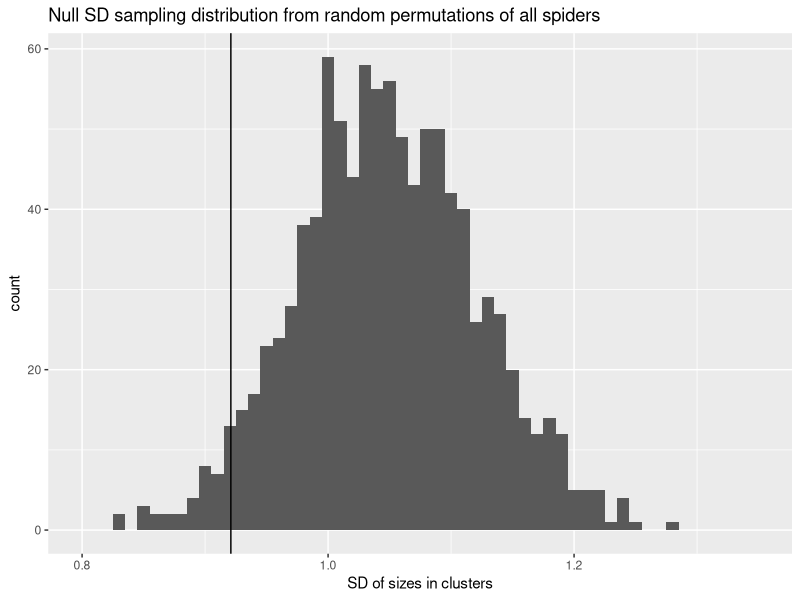
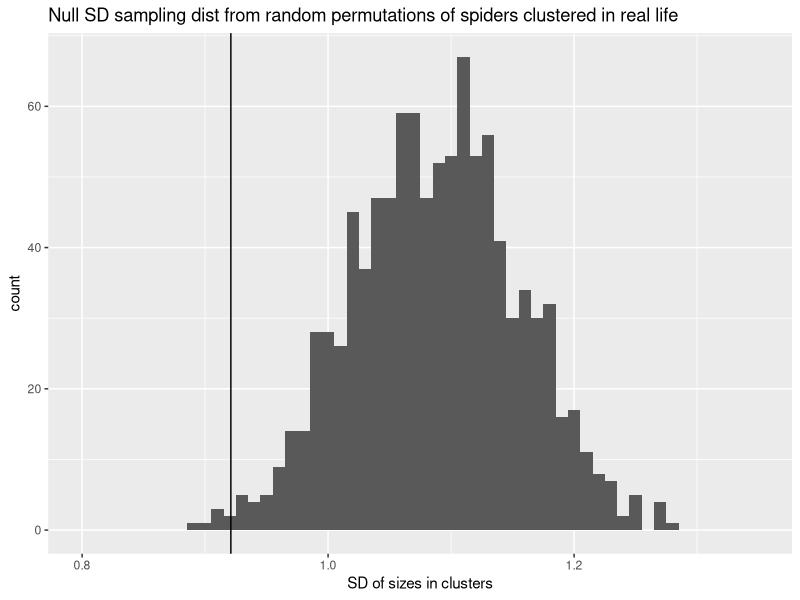

The R script that drew these images, in order:
## ---- chunk 1
knitr::opts_chunk$set(echo = TRUE)
## ---- chunk 2
require(dplyr)
require(ggplot2)
## ---- chunk 3
# CREATE NULL DISTRIBUTIONS of clusters of (1) all spiders and (2) spiders who clustered. Uses 2014 data.
# (1) all spiders can cluster
library(readxl)
library(backports)
library(dplyr)
library(ggplot2)
spiders <- read_excel("spiders.xlsx")



#ANALYSIS
# the actual clusters
clusters14 <- spiders %>%
  filter(Year == 2014)%>%  
  filter(grepl('C', WebID)) %>%
  group_by(WebID) %>%
  filter(!is.na(SpiderSizemm)) %>%
  summarise(meanSize = mean(SpiderSizemm), sdSize = sd(SpiderSizemm), maxSize = max(SpiderSizemm), minSize = min(SpiderSizemm))

meanActualsdSize = mean(clusters14$sdSize, na.rm=TRUE)  # 0.92 average SD of actual clusters


reps = 1000

nullDist <- c()

for(i in 1:reps){
  clusterStats <- spiders %>%
    filter(Year == 2014) %>%
    mutate(sizePerm = sample(SpiderSizemm, replace=FALSE)) %>%
    group_by(WebID) %>%
    filter(!is.na(SpiderSizemm)) %>%
    summarise(meanSize = mean(sizePerm), sdSize = sd(sizePerm), maxSize =
                max(sizePerm), minSize = min(sizePerm), sumSq = sum(sizePerm^2))
  meanNullsdSize = mean(clusterStats$sdSize, na.rm=TRUE) 
  nullDist <- c(nullDist, meanNullsdSize)
#  if (meanNullsdSize<meanActualsdSize) {
 #   nullDist = c(nullDist, 1)
  #}
}

# (2) only use spiders that originally clustered
nullDist2 <- c()

for(i in 1:reps){
  clusterStats <- spiders %>%
    filter(Year == 2014) %>%  
    filter(grepl('C', WebID)) %>%
    mutate(sizePerm = sample(SpiderSizemm, replace=FALSE)) %>%
    group_by(WebID) %>%
    filter(!is.na(SpiderSizemm)) %>%
    summarise(meanSize = mean(sizePerm), sdSize = sd(sizePerm), maxSize =
                max(sizePerm), minSize = min(sizePerm))
  meanNull1sdSize = mean(clusterStats$sdSize, na.rm=TRUE) 
  nullDist2 <- c(nullDist2, meanNull1sdSize)
 # if (meanNullsdSize>meanActualsdSize) {
  #  nullDist2 = c(nullDist2, 1)
  #}
}

nullDistdf <- data.frame(matrix(nrow = reps,ncol=3))
nullDistdf[,1] <- c(1:reps)
nullDistdf[,2] <- nullDist
nullDistdf[,3] <- nullDist2

ggplot(data=nullDistdf) + geom_histogram(aes(X2), binwidth=0.01) + labs(x = 'SD of sizes in clusters', title = 'Null SD sampling distribution from random permutations of all spiders') + coord_cartesian(xlim = c(0.8, 1.35)) + geom_vline(xintercept = meanActualsdSize )

ggplot(data=nullDistdf) + geom_histogram(aes(X3), binwidth=0.01) + labs(x = 'SD of sizes in clusters', title = 'Null SD sampling dist from random permutations of spiders clustered in real life') + coord_cartesian(xlim = c(0.8, 1.35)) + geom_vline(xintercept = meanActualsdSize)

# analysis by aggregating the actual clusters

pSD = sum(nullDist<meanActualsdSize)/reps   # .039 proportion of random clusters of all spiders whose SDs were more extreme
pSD2 = sum(nullDist2<meanActualsdSize)/reps
#pSD2 = sum(nullDist2)/reps # 0.012 proportion of random clusters of clustered spiders whose SDs were more extreme

pSD
pSD2


# analysis on each actual cluster
pSDnull1 <- c()
pSDnull2 <- c()

# for(cluster in 1:61){
#   pSDnull1 <- c(pSDnull1, 2*sum(nullDist$sdSize<clusters14$sdSize[cluster])/1000)
#   pSDnull2 <- c(pSDsnull2, 2*sum(nullDist2$sdSize<clusters14$sdSize[cluster])/1000)
# }
# 
# mean(pSDnull1) # 0.63 average p-value from the actual clusters based on null1
# mean(pSDnull2) # 0.67 average p-value from the actual clusters based on null2

